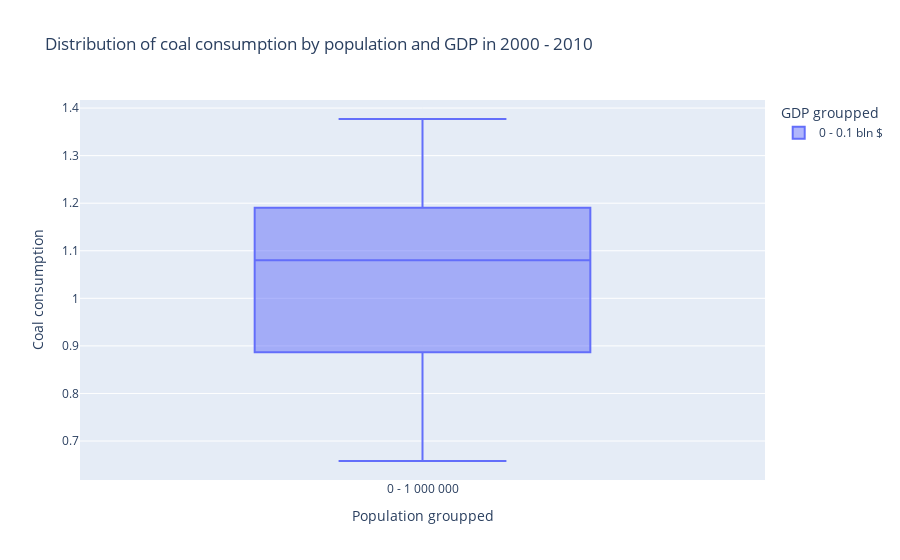
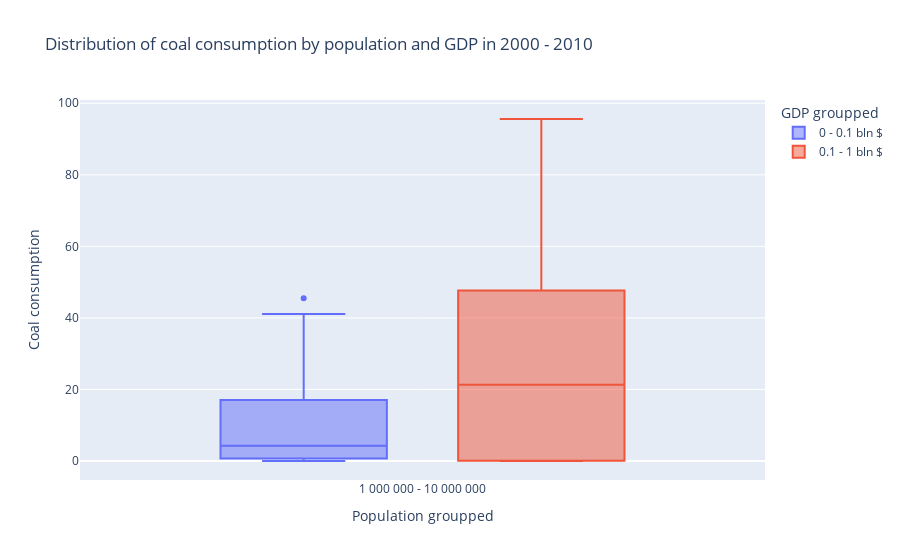
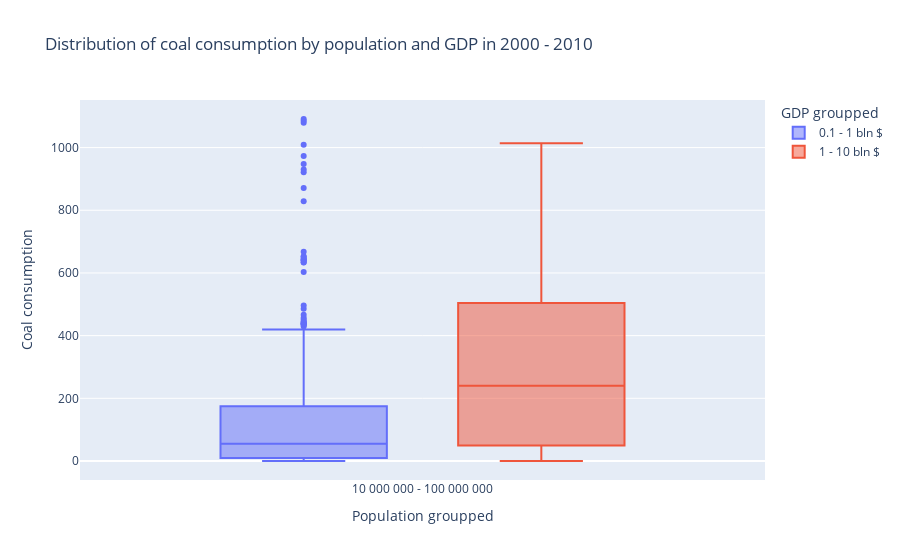
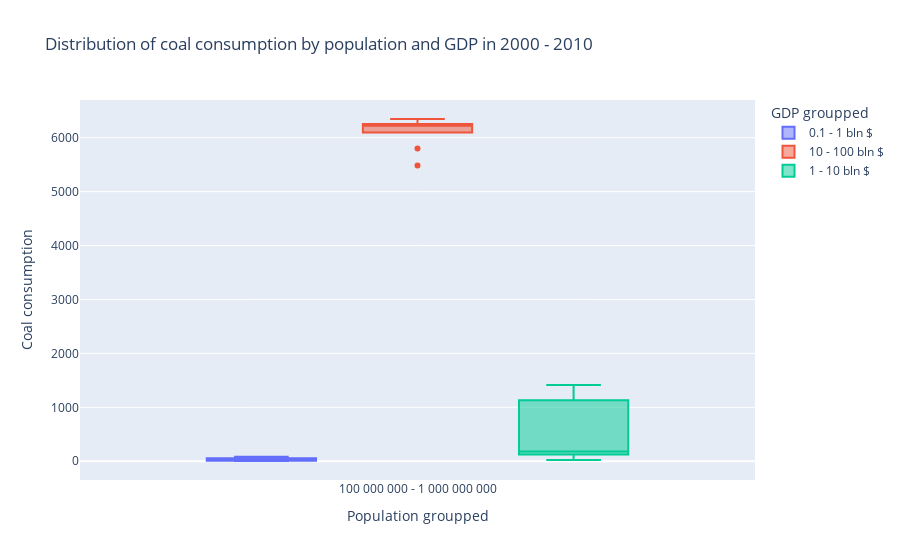

The code cell stored with these charts, in order, in its notebook:
### Code cell
df = df.sort_values(by="Population groupped")
energy_source = "Coal consumption"
decade = "2000 - 2010"
df_decade = df.loc[df["Decade"] == decade]
for value in df_decade["Population groupped"].unique():
    fig = px.box(df_decade.loc[df_decade['Population groupped'] == value],  x="Population groupped",
                 y=energy_source, color='GDP groupped',
             title="Distribution of "+energy_source.lower()+" by population and GDP in "+decade)
    fig.show()
